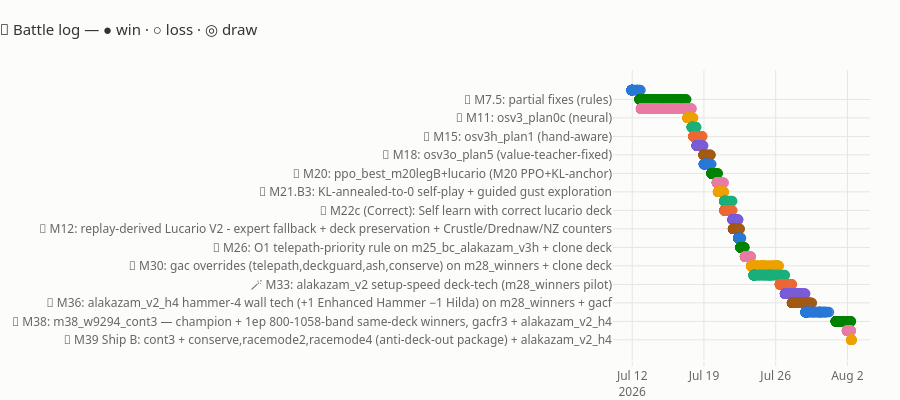

Write notebook code for a chart like this one.
### Code cell
# Chart 3 — battle log: every Kaggle episode as one Pokéball on its model's
# row. Filled ball = win, hollow = loss, dotted = draw (shape, not
# color-alone, carries the result). Hover a ball for the battle report.
SYMBOL = {1.0: "circle", 0.5: "circle-open-dot", 0.0: "circle-open"}
FLAVOR = {1.0: "WIN — it's super effective!",
          0.5: "DRAW — both trainers blacked out",
          0.0: "LOSS — our agent fainted"}
if not episodes.empty:
    fig = go.Figure()
    for sid, label in MODELS.items():
        d = episodes[episodes["submission"] == sid]
        if d.empty:
            continue
        fig.add_trace(go.Scatter(
            x=d["time"], y=[DEX[sid]] * len(d), mode="markers",
            showlegend=False,
            marker=dict(color=COLOR[sid], size=9,
                        symbol=d["win"].map(SYMBOL),
                        line=dict(width=1.5, color=COLOR[sid])),
            customdata=list(zip(d["win"].map(FLAVOR),
                                d["our_reward"], d["opp_reward"],
                                d["our_score"])),
            hovertemplate=("%{customdata[0]}<br>"
                           "reward %{customdata[1]} vs %{customdata[2]} · "
                           "score %{customdata[3]:.1f}<br>"
                           "%{x|%b %d %H:%M}<extra>" + label + "</extra>")))
    fig.update_layout(
        title="🔴 Battle log — ● win · ○ loss · ◎ draw",
        height=400,
        yaxis=dict(autorange="reversed", automargin=True, title=None),
        xaxis=dict(title=None))
    fig.show()
